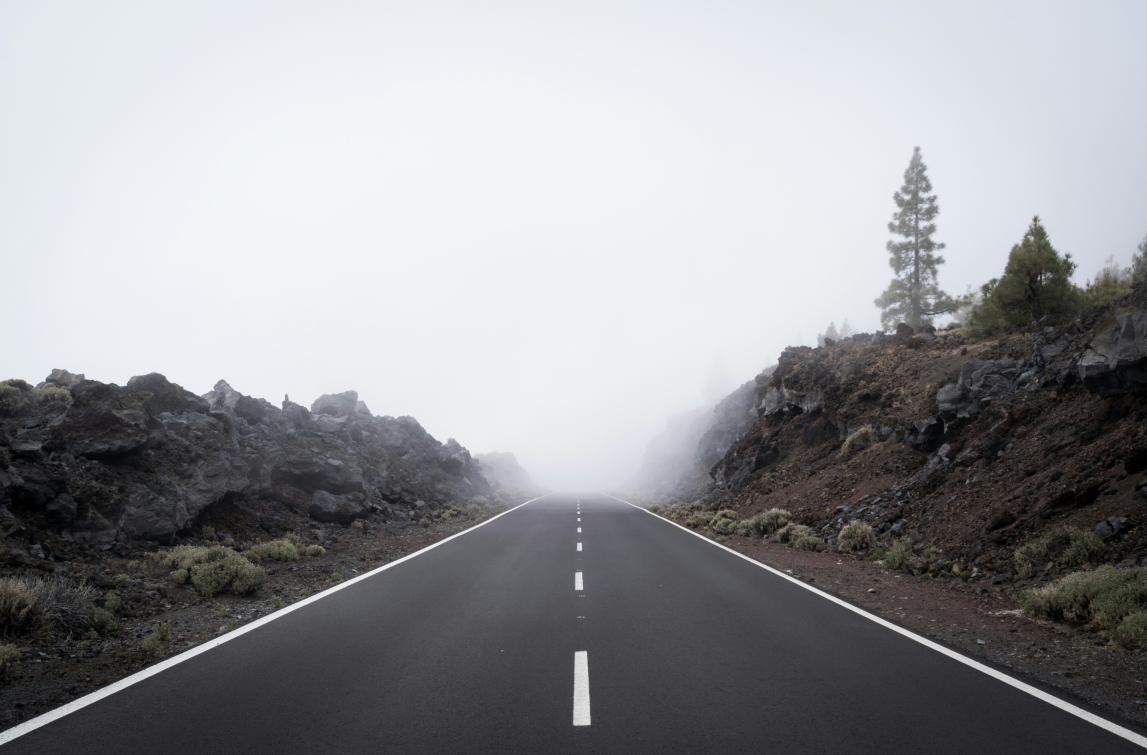
#> input picture day06/road.jpg, 5734 x 3774 px (shown at 1/5 size)
$ python step2_load.py
#> lines starting #> are read from the running program, lines starting #| are printed output that depends on the picture; after the words box and inside, x2 and y2 are one past the last pixel; in counts of white or black regions, pixels touching at a corner belong together
import cv2 as cv
import numpy as np

# 1단계: 이미지 로드 및 축소
img = cv.imread('road.jpg')  # 인터넷에서 찾은 도로 사진
#> img is the input picture: shape (3774, 5734, 3); mean B, G, R 153, 149.5, 149
if img is None:
    print("도로 이미지를 찾을 수 없습니다")
    exit(1)

# 축소 (처리 속도 향상)
scale = 0.1
img_resized = cv.resize(img, (int(img.shape[1]*scale), int(img.shape[0]*scale)))
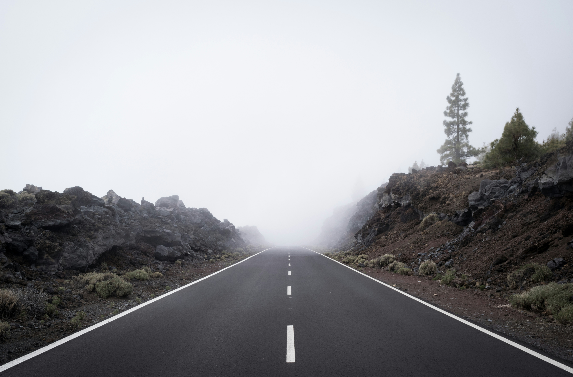
#> img_resized: shape (377, 573, 3); mean B, G, R 152.9, 149.4, 148.9

# 2단계: 그레이스케일 변환
gray = cv.cvtColor(img_resized, cv.COLOR_BGR2GRAY)

# 3단계: Canny 에지 검출
edges = cv.Canny(gray, 100, 200, apertureSize=3)
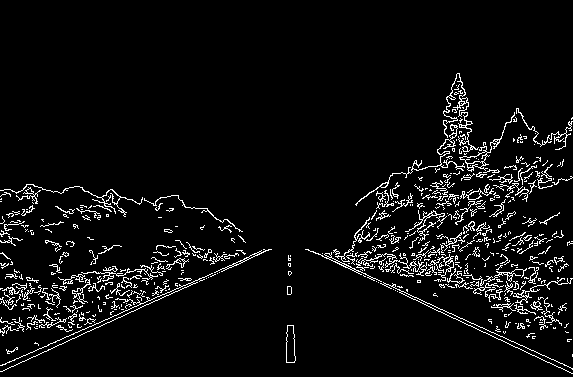
#> edges: shape (377, 573); 5.4% white in thin lines or dots, all inside (x1, y1, x2, y2) = (0, 73, 573, 374)

# 4단계: Hough Line Transform (선분 방식)
lines = cv.HoughLinesP(edges, rho=1, theta=np.pi/180,
                       threshold=80, minLineLength=100, maxLineGap=7)
#> lines = [[1, 371, 118, 317], [306, 249, 572, 373], [2, 365, 188, 283], [384, 283, 535, 351], [61, 344, 166, 295]]

# 5단계: 검출된 직선을 이미지에 그리기
result = img_resized.copy()
if lines is not None:
    for line in lines:
        x1, y1, x2, y2 = line[0]
        cv.line(result, (x1, y1), (x2, y2), (0, 255, 0), 2)
#> this loop made 5 passes
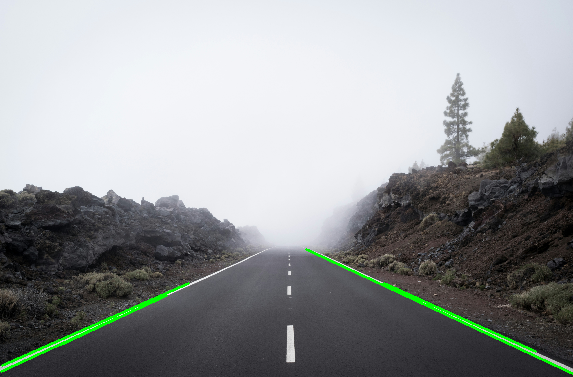
#> result: shape (377, 573, 3); 1.03% of pixels changed, all inside (x1, y1, x2, y2) = (0, 248, 573, 375)
    print(f"검출된 직선 개수: {len(lines)}")
#| 검출된 직선 개수: 5
else:
    print("검출된 직선이 없습니다")

# 결과 표시
cv.imshow('Original', gray)
cv.imshow('Edges', edges)
cv.imshow('Hough Lines', result)
cv.waitKey(0)
cv.destroyAllWindows()

# 결과 저장
cv.imwrite('car_line_detected.jpg', result)

$ run again, with day06/coins_connected.jpg copied over day06/road.jpg
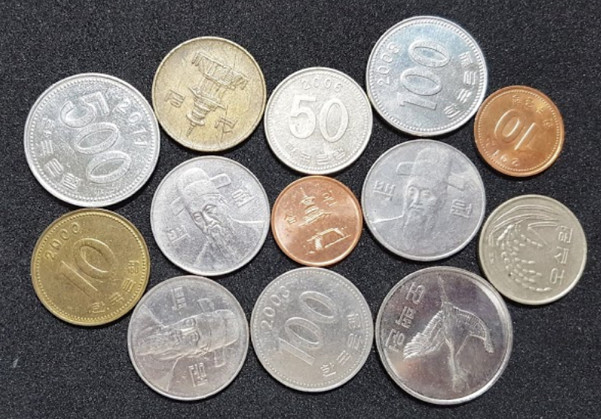
#> input picture day06/coins_connected.jpg, 601 x 419 px
#> img is the input picture: shape (419, 601, 3); mean B, G, R 119.2, 122.9, 127.3
#> `gray = cv.cvtColor(img_resized, cv.COLOR_BGR2GRAY)`:
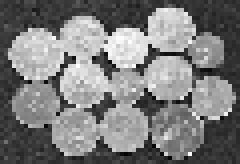
#> gray: shape (41, 60) (shown 4 times larger); min 5, max 254, mean 123.5
#> `edges = cv.Canny(gray, 100, 200, apertureSize=3)`:
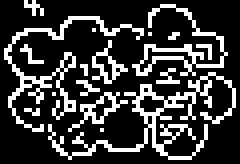
#> edges: shape (41, 60) (shown 4 times larger); 22.7% white in thin lines or dots
#> lines = None
